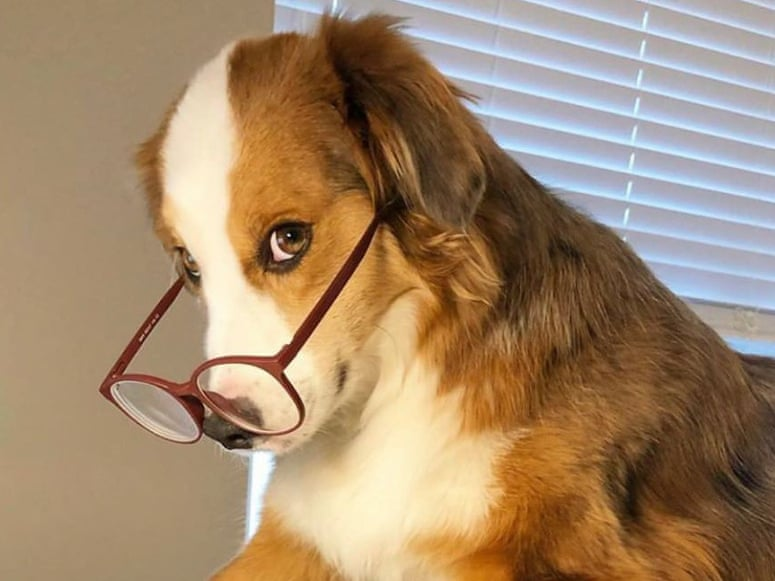
#> input picture data/dog.jpg, 775 x 581 px
$ jupyter execute '图像.ipynb'
#> lines starting #> are read from the running program, lines starting #| are printed output that depends on the picture
[cell 1]
from PIL import Image

[cell 2]
image = Image.open('../data/dog.jpg')
#> image is the input picture: PIL image 775x581 RGB; mean R, G, B 162.5, 135.9, 106.9
image.format, image.size, image.mode
#> Out = ('JPEG', (775, 581), 'RGB')

[cell 3]
image.show()

[cell 4]
rect = 80, 20, 310, 360
image.crop(rect).show()
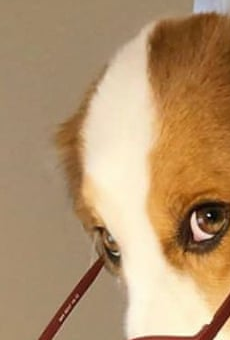
#> shown: PIL image 230x340 RGB; mean R, G, B 179.4, 147.3, 110

[cell 5]
image.rotate(180).show()
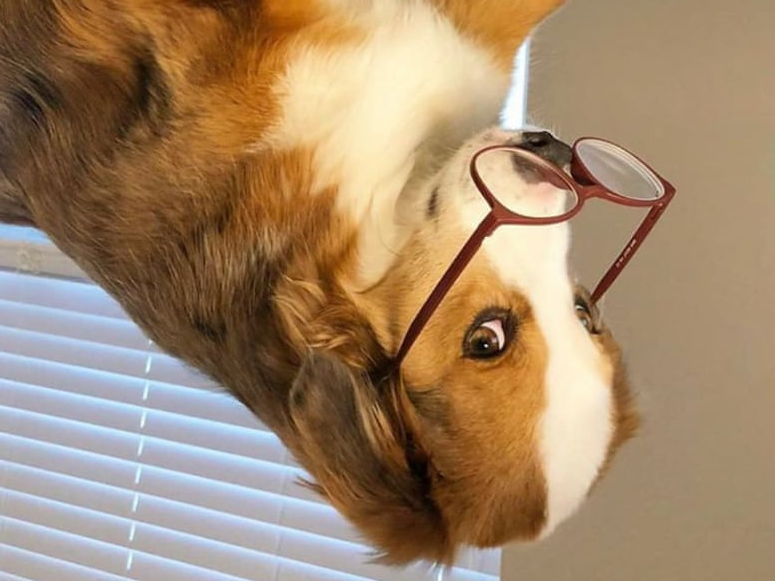
#> shown: PIL image 775x581 RGB; mean R, G, B 162.5, 135.9, 106.9

[cell 6]
image.transpose(Image.FLIP_LEFT_RIGHT).show()
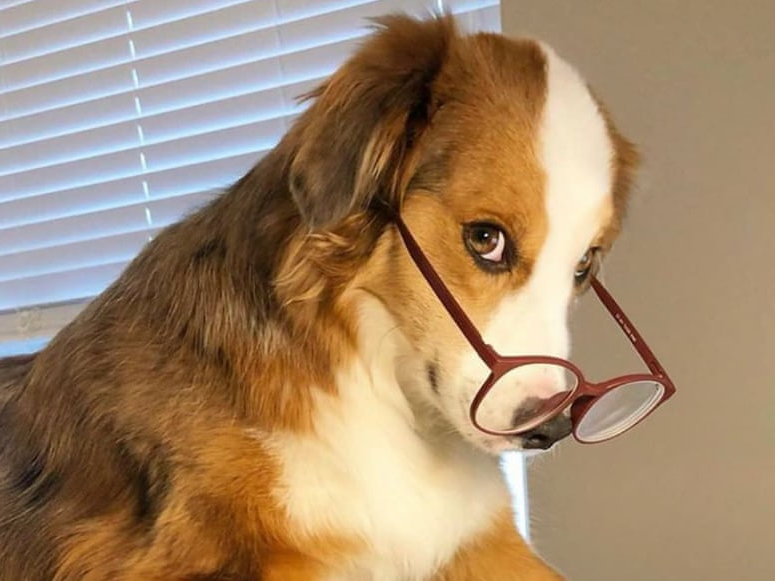
#> shown: PIL image 775x581 RGB; mean R, G, B 162.5, 135.9, 106.9

[cell 7]
from PIL import Image, ImageFilter

[cell 8]
image.filter(ImageFilter.CONTOUR).show()
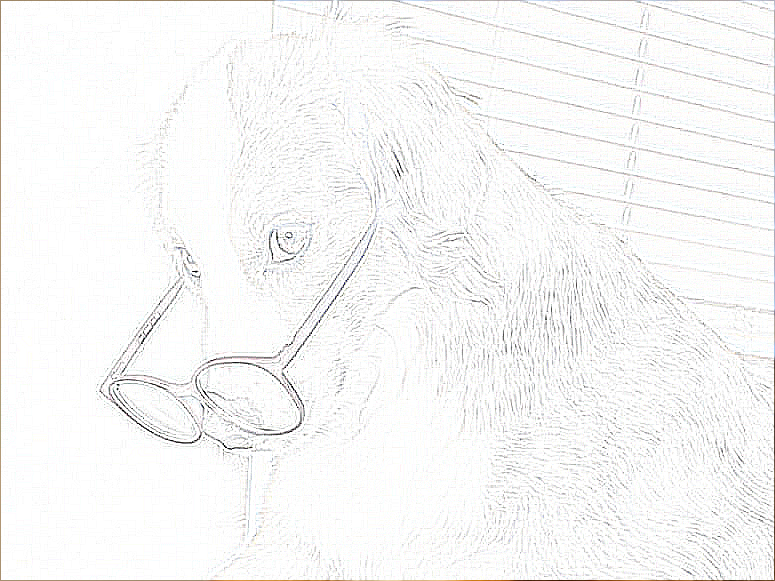
#> shown: PIL image 775x581 RGB; mean R, G, B 247.3, 247.3, 246.9
